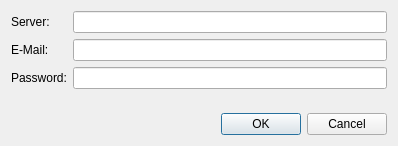
<?xml version="1.0" encoding="UTF-8"?>
<ui version="4.0">
 <class>ConnectDialog</class>
 <widget class="QDialog" name="ConnectDialog">
  <property name="geometry">
   <rect>
    <x>0</x>
    <y>0</y>
    <width>398</width>
    <height>146</height>
   </rect>
  </property>
  <property name="windowTitle">
   <string>Connect</string>
  </property>
  <property name="modal">
   <bool>true</bool>
  </property>
  <layout class="QVBoxLayout" name="verticalLayout">
   <item>
    <layout class="QFormLayout" name="formLayout">
     <item row="1" column="0">
      <widget class="QLabel" name="label">
       <property name="text">
        <string>E-Mail:</string>
       </property>
      </widget>
     </item>
     <item row="1" column="1">
      <widget class="QLineEdit" name="emailLineEdit"/>
     </item>
     <item row="2" column="0">
      <widget class="QLabel" name="label_2">
       <property name="text">
        <string>Password:</string>
       </property>
      </widget>
     </item>
     <item row="2" column="1">
      <widget class="QLineEdit" name="passwordLineEdit">
       <property name="echoMode">
        <enum>QLineEdit::Password</enum>
       </property>
      </widget>
     </item>
     <item row="0" column="0">
      <widget class="QLabel" name="label_3">
       <property name="text">
        <string>Server:</string>
       </property>
      </widget>
     </item>
     <item row="0" column="1">
      <widget class="QLineEdit" name="serverLineEdit"/>
     </item>
    </layout>
   </item>
   <item>
    <widget class="QDialogButtonBox" name="buttonBox">
     <property name="orientation">
      <enum>Qt::Horizontal</enum>
     </property>
     <property name="standardButtons">
      <set>QDialogButtonBox::Cancel|QDialogButtonBox::Ok</set>
     </property>
    </widget>
   </item>
  </layout>
 </widget>
 <tabstops>
  <tabstop>serverLineEdit</tabstop>
  <tabstop>emailLineEdit</tabstop>
  <tabstop>passwordLineEdit</tabstop>
  <tabstop>buttonBox</tabstop>
 </tabstops>
 <resources/>
 <connections>
  <connection>
   <sender>buttonBox</sender>
   <signal>accepted()</signal>
   <receiver>ConnectDialog</receiver>
   <slot>accept()</slot>
   <hints>
    <hint type="sourcelabel">
     <x>248</x>
     <y>254</y>
    </hint>
    <hint type="destinationlabel">
     <x>157</x>
     <y>274</y>
    </hint>
   </hints>
  </connection>
  <connection>
   <sender>buttonBox</sender>
   <signal>rejected()</signal>
   <receiver>ConnectDialog</receiver>
   <slot>reject()</slot>
   <hints>
    <hint type="sourcelabel">
     <x>316</x>
     <y>260</y>
    </hint>
    <hint type="destinationlabel">
     <x>286</x>
     <y>274</y>
    </hint>
   </hints>
  </connection>
 </connections>
</ui>
